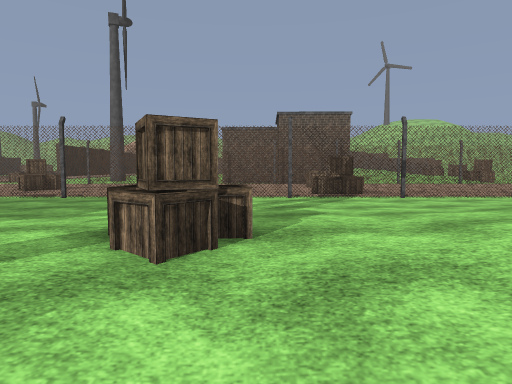
[1] (above)

20 first-person views from a walk through a 3-D level made in the Unity game engine. The camera is 1.4 m above the floor, tilts 4° down and sees 75° across. The floor is counted in squares, 2 m on a side. Each view is taken from the middle of a square. On the plan, view 1 faces up. The plan holds only what a view shows up to about 10 squares ahead; the rest is blank. The place goes on beyond the plan. Some surface patterns are stand-ins.

[2]
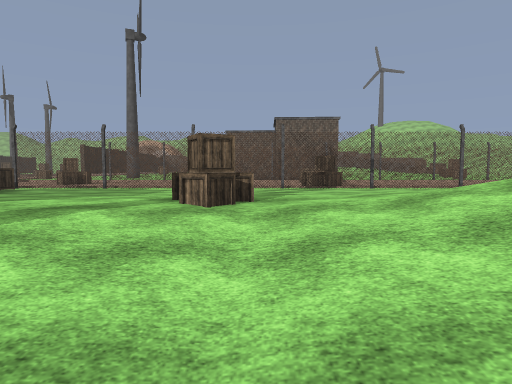

[3]
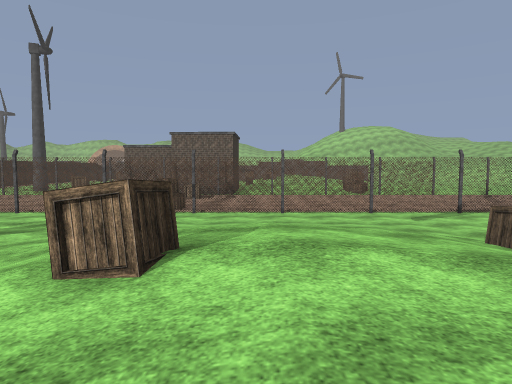

[4]
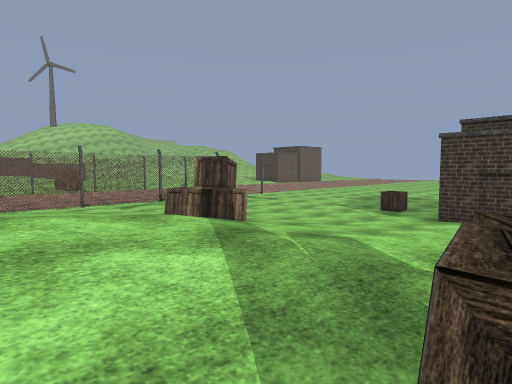

[5]
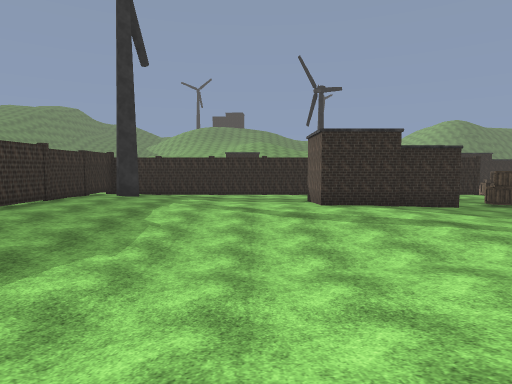

[6]
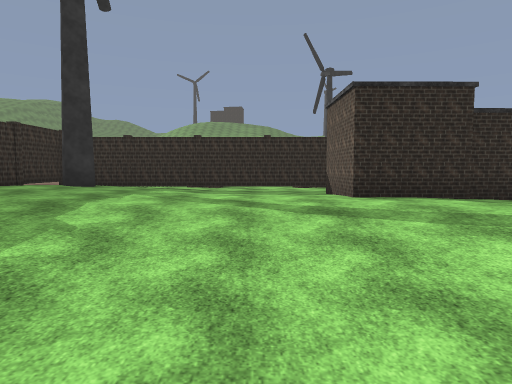

[7]
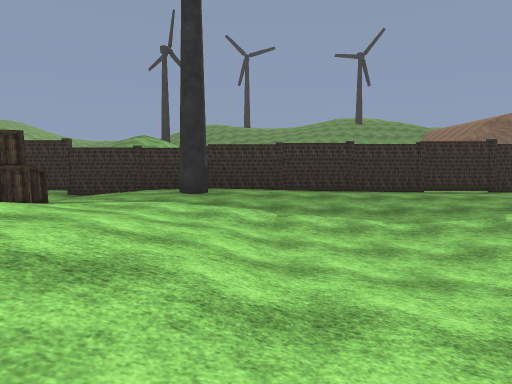

[8]
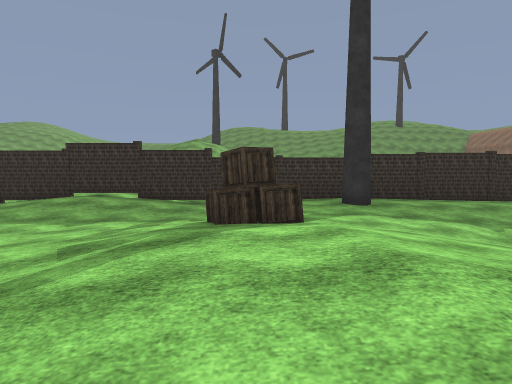

[9]
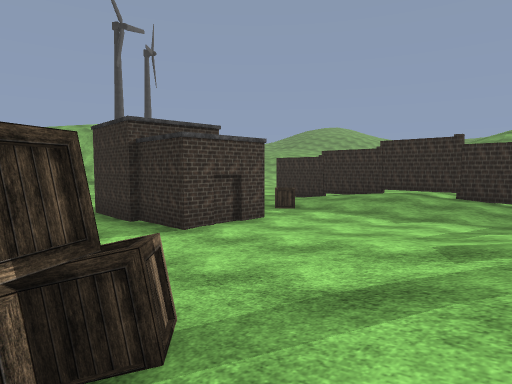

[10]
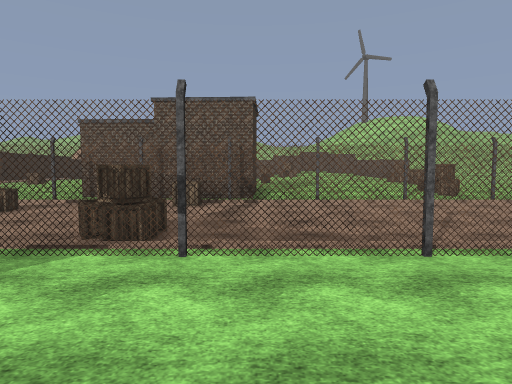

[11]
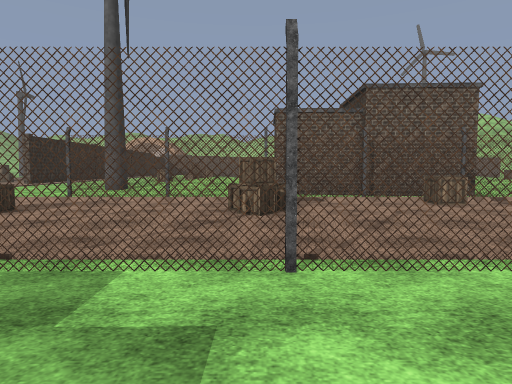

[12]
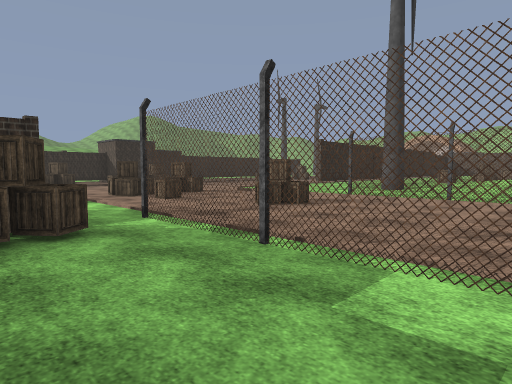

[13]
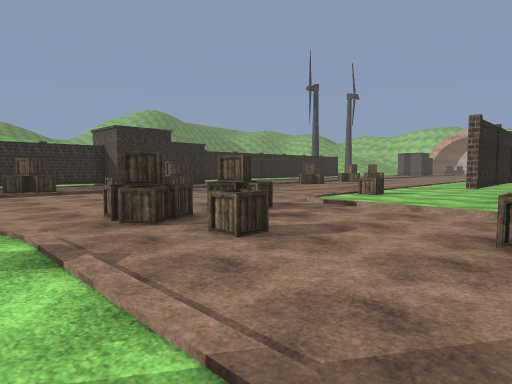

[14]
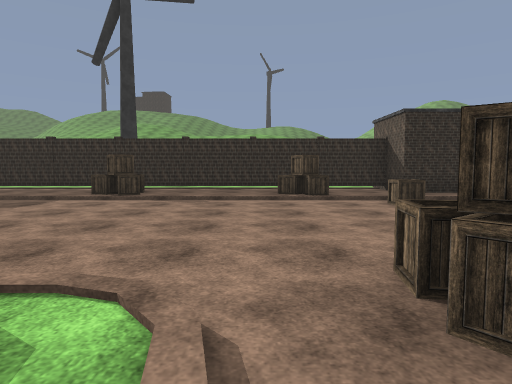

[15]
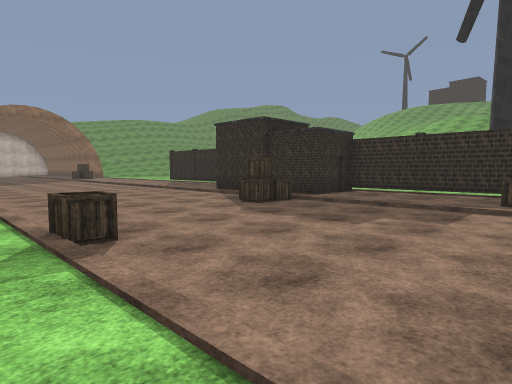

[16]
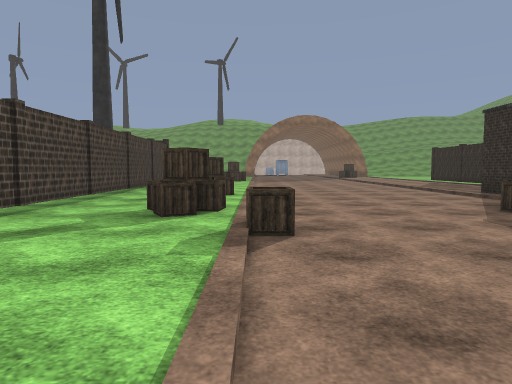

[17]
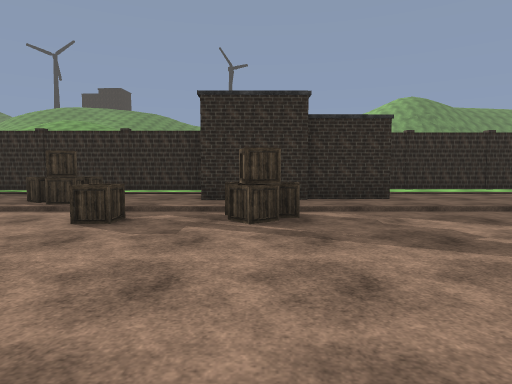

[18]
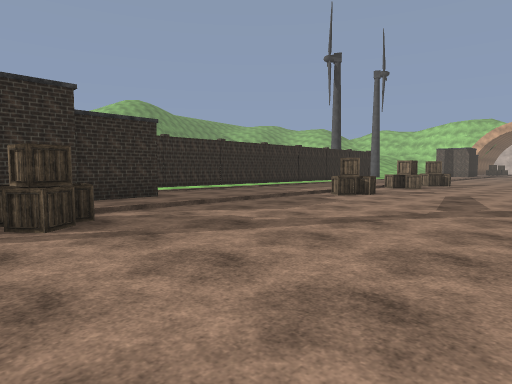

[19]
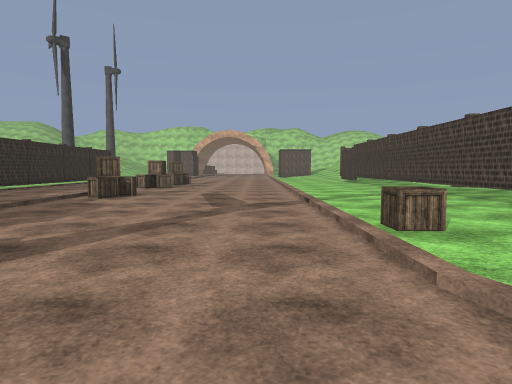

[20]
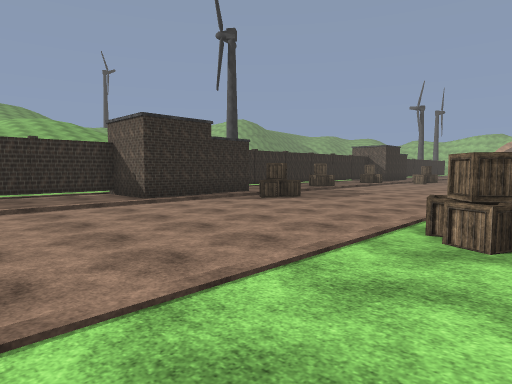

### Floor plan
Key: @ floor where view 1 was taken; # wall or solid block; . main floor; : floor 0.25 m higher than the main floor; - floor 0.25 m lower than the main floor; + floor 0.5 m higher than the main floor; * floor 0.75 m higher than the main floor; % floor 1 m higher than the main floor; / step, stairs or slope; = window, fence, low wall or low ledge; B box; U building; T tower; O other object.
Columns run from 22 left of view 1 to 14 right of it. Each row starts with its distance up from view 1.
 22   #:: ..../..#
 21    ::OO.../..#::
 20 :: ::O..../..#::
 19 ::#::...../.:#:
 18 ::#::...../.:#:
 17 ::#::...../..#
 16   ##:...../B.#:  ///
 15    #:...../..#:::::: ###
 14    #:...../.....==::=U======#::# =
 13   ##:OO....////////=//////// ===..
 12   #U:...................B........
 11  :#::B....O....O....O...........
 10  :#O:.....O.B..O................
  9   #OO.....OO............O......
  8   #::....../////////////O//////////
  7   #::...../.....===================
  6   #::...../    OO.::::::::::::::..
  5   #OO...../.    O::::::::://///::
  4   #:O...../.    ::::::::/// ///:
  3  :#::...../..    ::::OO://    /  :..
  2  :#::...../..    #:++O:///////OO/:...
  1  :#::.....B..#   #++///////////O/:::B
  0   ##:OO.../O.#:U##+///@///B//////::::
 -1      O..../..#::::://////////////+###
 -2     #...../..#:::::/.-//////////++#
 -3     #...../O:#:::::/..//////O//+++U
 -4   U##...../O:#::+++///////**O/++++++
 -5  :#::...../::#+++++///////**/++///BB
 -6  :#::...../::#+T***+*////*T*/+/////*
 -7   #::...../::#######################
 -8         ../::     **          //%%

Positions as (right, up) in squares from view 1, and headings:
1: (0, 0), facing up
2: (0, -2), facing up
3: (5, -2), facing up
4: (5, -3), facing up-right
5: (4, -2), facing left
6: (1, -2), facing left
7: (2, 2), facing down
8: (6, 2), facing down
9: (7, 2), facing down-right
10: (4, 4), facing up
11: (-2, 5), facing up
12: (-2, 5), facing up-left
13: (-7, 7), facing up-left
14: (-10, 8), facing left
15: (-11, 5), facing down-left
16: (-12, 5), facing down
17: (-12, 13), facing left
18: (-12, 12), facing up-left
19: (-13, 12), facing up
20: (-10, -8), facing up-left
